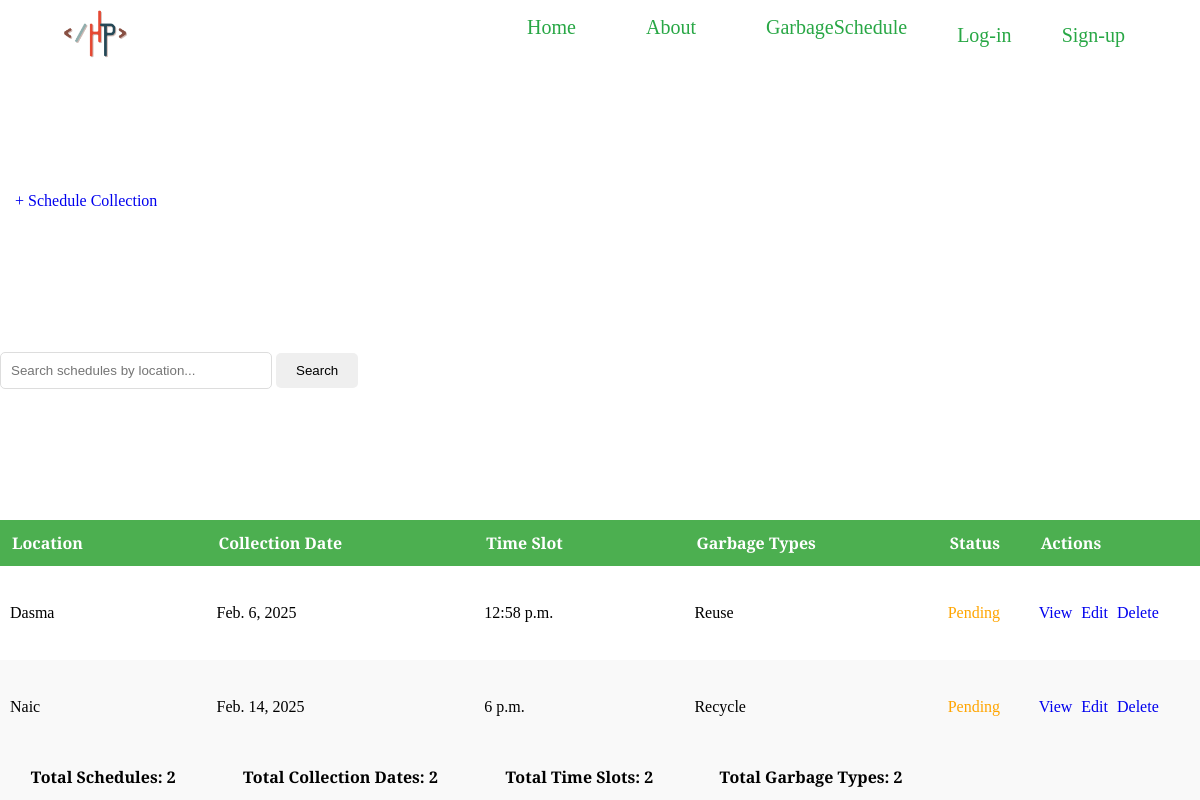
/GarbageSchedule/, run on the app's committed database.
### app/models.py (models this page shows, shortened)
class GarbageSchedule(models.Model):
    location = models.ForeignKey(Location, on_delete=models.CASCADE)
    collection_date = models.DateField()
    time_slot = models.TimeField()
    STATUS_CHOICES = [
        ('pending', 'Pending'),
        ('completed', 'Completed'),
        ('missed', 'Missed'),
    ]
    status = models.CharField(max_length=10, choices=STATUS_CHOICES, default='pending')
    garbage_type = models.ManyToManyField(GarbageType)

class Location(models.Model):
    user = models.ForeignKey(settings.AUTH_USER_MODEL, on_delete=models.CASCADE)
    address = models.TextField()
    latitude = models.FloatField()
    longitude = models.FloatField()

class GarbageType(models.Model):
    name = models.CharField(max_length=100)
    description = models.TextField()

### app/views.py (the view)
# urls.py: path('GarbageSchedule/', GarbageScheduleListView.as_view(), name='GarbageSchedule'),  # Correct endpoint for list view
class GarbageScheduleListView(ListView):
    model = GarbageSchedule
    context_object_name = 'garbage_schedules'
    template_name = 'app/GarbageSchedule_list.html'
    def get_context_data(self, **kwargs):
        context = super().get_context_data(**kwargs)
        query = self.request.GET.get('q', '')
        if query:
            filtered_GarbageSchedule = GarbageSchedule.objects.filter(location__address__icontains=query)
        else:
            filtered_GarbageSchedule = GarbageSchedule.objects.all()
        context['garbage_schedules'] = filtered_GarbageSchedule
        context['search_query'] = query
        context['total_displayed_schedules'] = filtered_GarbageSchedule.count()
        context['total_displayed_collection_dates'] = filtered_GarbageSchedule.values('collection_date').distinct().count()
        context['total_displayed_time_slots'] = filtered_GarbageSchedule.values('time_slot').distinct().count()
        context['total_displayed_garbage_types'] = sum(schedule.garbage_type.count() for schedule in filtered_GarbageSchedule)
        return context

### app/templates/app/GarbageSchedule_list.html (shortened to what this page needs)
{% extends 'app/base.html' %}
{% load static %}
{% block content %}
    <a href="{% url 'GarbageSchedule_create' %}" class="btn btn-success schedule-btn" style="margin-bottom: 20px; padding: 10px 15px; text-decoration: none; border-radius: 5px;">
        + Schedule Collection
    </a>
    <form method="get" action="{% url 'GarbageSchedule' %}" style="margin-bottom: 20px;">
        <input type="text" name="q" placeholder="Search schedules by location..." value="{{ search_query }}"
               style="padding: 10px; width: 250px; border: 1px solid #ddd; border-radius: 5px;">
        <button type="submit" class="btn btn-primary" style="padding: 10px 20px; border: none; border-radius: 5px;">
            Search
        </button>
    </form>
    <table class="table table-striped" style="width: 100%; border-collapse: collapse;">
        <thead>
            <tr style="background-color: #4CAF50; color: white;">
                <th style="padding: 12px; text-align: left;">Location</th>
                <th style="padding: 12px; text-align: left;">Collection Date</th>
                <th style="padding: 12px; text-align: left;">Time Slot</th>
                <th style="padding: 12px; text-align: left;">Garbage Types</th>
                <th style="padding: 12px; text-align: left;">Status</th>
                <th style="padding: 12px; text-align: left;">Actions</th>
            </tr>
        </thead>
        <tbody>
            {% for schedule in garbage_schedules %}
                <tr style="background-color: {% cycle '#ffffff' '#f9f9f9' %};">
                    <td style="padding: 10px;">{{ schedule.location.address }}</td>
                    <td style="padding: 10px;">{{ schedule.collection_date }}</td>
                    <td style="padding: 10px;">{{ schedule.time_slot }}</td>
                    <td style="padding: 10px;">
                        {% for garbage_type in schedule.garbage_type.all %}
                            {{ garbage_type.name }}<br>
                        {% endfor %}
                    </td>
                    <td style="padding: 10px;">
                        {% if schedule.status == "pending" %}
                            <span style="color: orange;">Pending</span>
                        {% elif schedule.status == "completed" %}
                            <span style="color: green;">Completed</span>
                        {% else %}
                            <span style="color: red;">Missed</span>
                        {% endif %}
                    </td>
                    <td style="padding: 10px;">
                        <a href="{% url 'GarbageSchedule_detail' schedule.pk %}" class="btn btn-info btn-sm action-btn" style="text-decoration: none; margin-right: 5px;">View</a>
                        <a href="{% url 'GarbageSchedule_update' schedule.pk %}" class="btn btn-warning btn-sm action-btn" style="text-decoration: none; margin-right: 5px;">Edit</a>
                        <a href="{% url 'GarbageSchedule_delete' schedule.pk %}" class="btn btn-danger btn-sm action-btn" style="text-decoration: none;">Delete</a>
                    </td>
                </tr>
            {% empty %}
                <tr>
                    <td colspan="6" style="text-align: center; padding: 10px;">No schedules found.</td>
                </tr>
            {% endfor %}
        </tbody>
        <tfoot>
            <tr style="background-color: #f9f9f9; font-weight: bold; text-align: center;">
                <td style="padding: 12px;">Total Schedules: <strong>{{ total_displayed_schedules }}</strong></td>
                <td style="padding: 12px;">Total Collection Dates: <strong>{{ total_displayed_collection_dates }}</strong></td>
                <td style="padding: 12px;">Total Time Slots: <strong>{{ total_displayed_time_slots }}</strong></td>
                <td style="padding: 12px;">Total Garbage Types: <strong>{{ total_displayed_garbage_types }}</strong></td>
                <td colspan="2" style="padding: 12px;"></td>
            </tr>
        </tfoot>
    </table>
{% endblock content %}

### app/templates/app/base.html (shortened to what this page needs)
{% load static %}
<!DOCTYPE html>
<html lang="en">
<head>
    <link rel="stylesheet" href="{% static 'css/base.css' %}">
</head>
<body>
    {% if request.path != '/signup/' %}
    <header>
        <nav class="navbar">
            <div class="navcontainer1">
                <img src="{% static 'images/glitch.png' %}" alt="">
            </div>
            <div class="navcontainer2">
                <ul>
                    <li><a href="/">Home</a></li>
                    <li><a href="/about/">About</a></li>
                    <li><a href="/GarbageSchedule/">GarbageSchedule</a></li>
                    <a href="{% url 'login' %}">Log-in</a>
                    <a href="{% url 'signup' %}">Sign-up</a>
                </ul>
            </div>
        </nav>
    </header>
    {% endif %}
    {% block content %}{% endblock content %}
</body>
</html>

### static/css/base.css (style rules this page uses)
body { display: grid; background-color: #ffffff; background-repeat: no-repeat; background-size: cover; height: 100vh; font-family: 'Playfair Display', serif; }
.navbar { display: flex; justify-content: space-between; align-items: center; max-width: 90%; margin: 0 auto; padding: 0 20px; }
.navcontainer1 { display: flex; align-items: center; justify-content: flex-start; font-family: 'Montserrat', serif; }
.navcontainer1 img { height: 70px; width: 70px; margin-right: 15px; }
.navcontainer2 { display: flex; justify-content: space-between; width: 60%; justify-content: flex-end; }
.navcontainer2 ul { list-style: none; margin: 0; padding: 0; display: flex; justify-content: space-between; width: 100%; font-size: 20px; }
.navcontainer2 li { margin-left: 20px; }
.navcontainer2 a { text-decoration: none; color: #28a745; padding: 8px 15px; transition: background-color 0.3s, color 0.3s; }

### app/templates/app/GarbageSchedule_list.html (style rules this page uses)
html, body { height: 100%; margin: 0; overflow-x: hidden; overflow-y: auto; }
body { box-sizing: border-box; padding: 0; margin: 0; }
.schedule-btn { transition: background-color 0.3s ease, box-shadow 0.3s ease; }

### data on the page
GarbageSchedule: location.address "Dasma", collection_date "Feb. 6, 2025", time_slot "12:58 p.m.", status "Pending"
GarbageType: name "Reuse"
GarbageSchedule: location.address "Naic", collection_date "Feb. 14, 2025", time_slot "6 p.m.", status "Pending"
GarbageType: name "Recycle"

### other printed values
{{ total_displayed_schedules }} "2"
{{ total_displayed_collection_dates }} "2"
{{ total_displayed_time_slots }} "2"
{{ total_displayed_garbage_types }} "2"
